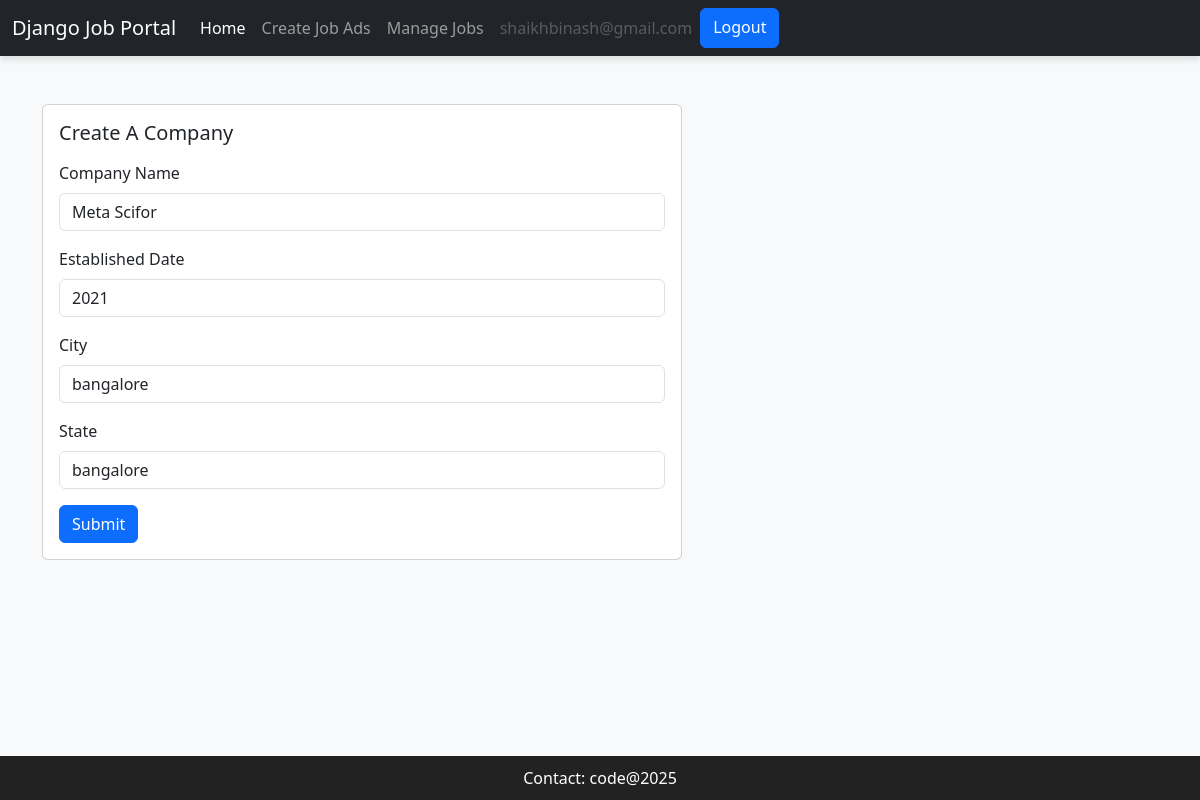
Screenshot of /company/update-company/ (signed in) with the database file from the repository.
### users/models.py (models this page shows)
class User(AbstractUser):
    email = models.EmailField(unique=True)
    is_recruiter = models.BooleanField(default=False)
    is_applicant = models.BooleanField(default=False)
    has_resume =  models.BooleanField(default=False)
    has_company = models.BooleanField(default=False)
    USERNAME_FIELD = "email"
    REQUIRED_FIELDS = []

### company/models.py (models this page shows, shortened)
class Company(models.Model):
    user = models.OneToOneField(User, on_delete=models.CASCADE)
    name = models.CharField(max_length=100, null = True, blank=True)
    est_date = models.PositiveIntegerField(null = True, blank=True)
    city = models.CharField(max_length=100, null = True, blank=True)
    state = models.CharField(max_length=100, null = True, blank=True)

### company/views.py (the view)
# urls.py: path('update-company/', views.update_company, name= 'update-company'),
@csrf_exempt
def update_company(request):
    if request.user.is_recruiter:
        try:
            company = Company.objects.get(user=request.user)  # Ensure company exists
        except Company.DoesNotExist:
            messages.error(request, "Company not found!")
            return redirect('dashboard')  # Redirect if no company found
        if request.method == 'POST':  # Fixed 'POSt' typo
            form = UpdateCompanyForm(request.POST, instance=company)
            if form.is_valid():
                var = form.save(commit=False)
                user = User.objects.get(id=request.user.id)
                user.has_company = True  # Ensure `has_company` field exists in `User` model
                var.save()
                user.save()
                messages.success(request, 'Your company info has been updated!')
                return redirect('dashboard')  # Ensure 'dashboard' is a valid URL name
            else:
                messages.warning(request, 'Something went wrong')
        else:
            form = UpdateCompanyForm(instance=company)
        context = {'form': form}  # Ensure context is always passed
        return render(request, 'company/update_company.html', context)
    else:
        messages.warning(request, 'Permission denied')
        return redirect('dashboard')

### company/form.py
class UpdateCompanyForm(forms.ModelForm):
    class Meta:
        model = Company
        exclude = ('user',)

### templates/company/update_company.html (shortened to what this page needs)
{% extends 'base.html' %}
{% load widget_tweaks %}
{% block content %}
<div class="row">
    <div class="col-md-6">
        <div class="card mx-auto" style="width: 40rem;">
            <div class="card-body">
                <h5 class="card-title mb-3">Create A Company</h5>
                <form method="POST">
                    <div class="mb-3">
                        <label for="exampleInputEmail1" class="form-label">Company Name</label>
                        {% render_field form.name class="form-control" %}
                    </div>
                    <div class="mb-3">
                        <label for="exampleInputEmail1" class="form-label">Established Date</label>
                        {% render_field form.est_date class="form-control" %}
                    </div>
                    <div class="mb-3">
                        <label for="exampleInputEmail1" class="form-label">City</label>
                        {% render_field form.city class="form-control" %}
                    </div>
                    <div class="mb-3">
                        <label for="exampleInputEmail1" class="form-label">State</label>
                        {% render_field form.state class="form-control" %}
                    </div>
                    <button type="submit" class="btn btn-primary">Submit</button>
                </form>
            </div>
        </div>
    </div>
</div>
{% endblock content %}

### templates/base.html (shortened to what this page needs)
<!DOCTYPE html>
<html lang="en">
<head>
    <link href="https://cdn.jsdelivr.net/npm/bootstrap@5.3.0/dist/css/bootstrap.min.css" rel="stylesheet">
</head>
<body>
    <nav class="navbar navbar-expand-lg navbar-dark bg-dark">
        <div class="container-fluid">
            <a class="navbar-brand" href="{% url 'dashboard' %}">Django Job Portal</a>
            <div class="collapse navbar-collapse" id="navbarNav">
                {% if request.user.is_authenticated %}
                {% if request.user.is_applicant %}
                <ul class="navbar-nav">
                    <li class="nav-item">
                        <a class="nav-link active" href="{% url 'home' %}">Home</a>
                    </li>
                    {% if request.user.has_resume %}
                    <li class="nav-item">
                        <a class="nav-link" href="{% url 'job-listing' %}">Apply jobs</a>
                    </li>
                    <li class="nav-item">
                        <a class="nav-link" href="{% url 'applied-jobs' %}">Manage Job Applications</a>
                    </li>
                    {% else %}
                    <li class="nav-item">
                        <a class="nav-link" href="{% url 'update-resume' %}">Create Resume</a>
                    </li>
                </ul>
                {% endif %}
                <li class="nav-item">
                    <a href="#" class="nav-link disabled" tabindex="1" aria-disabled="true">{{request.user.email}}</a>
                </li>
                <a href="{% url 'logout' %}" class="btn btn-primary">Logout</a>
                {% elif request.user.is_recruiter %}
                <ul class="navbar-nav">
                    <li class="nav-item">
                        <a class="nav-link active" href="{% url 'home' %}">Home</a>
                    </li>
                    {% if request.user.has_company %}
                    <li class="nav-item">
                        <a class="nav-link" href="{% url 'create-job' %}">Create Job Ads</a>
                    </li>
                    <li class="nav-item">
                        <a class="nav-link" href="{% url 'manage-jobs' %}">Manage Jobs</a>
                    </li>
                    {% else %}
                    <li class="nav-item">
                        <a class="nav-link" href="{% url 'update-company' %}">Create Company</a>
                    </li>
                </ul>
                {% endif %}
                <li class="nav-item">
                    <a href="#" class="nav-link disabled" tabindex="1" aria-disabled="true">{{request.user.email}}</a>
                </li>
                <a href="{% url 'logout' %}" class="btn btn-primary">Logout</a>
                {% endif %}
                {% endif %}
            </div>
        </div>
    </nav>
    <div class="container mt-5">
        {% block content %}
        {% endblock content %}
    </div>
    <br><br>
    <footer
        style="text-align: center; padding: 10px; background: rgb(34, 34, 34); color: white; position: fixed; bottom: 0; width: 100%;">
        Contact: <a href="#"
            style="color: white; text-decoration: none;">code@2025</a>
    </footer>
</body>
</html>

### templates/base.html (style rules this page uses)
body { background-color: #f8f9fa; }
.navbar { box-shadow: 0px 4px 6px rgba(0, 0, 0, 0.1); }

### rows the page displays
User: user.email "shaikhbinash@gmail.com"
Company: name "Meta Scifor", est_date "2021", city "bangalore", state "bangalore"
